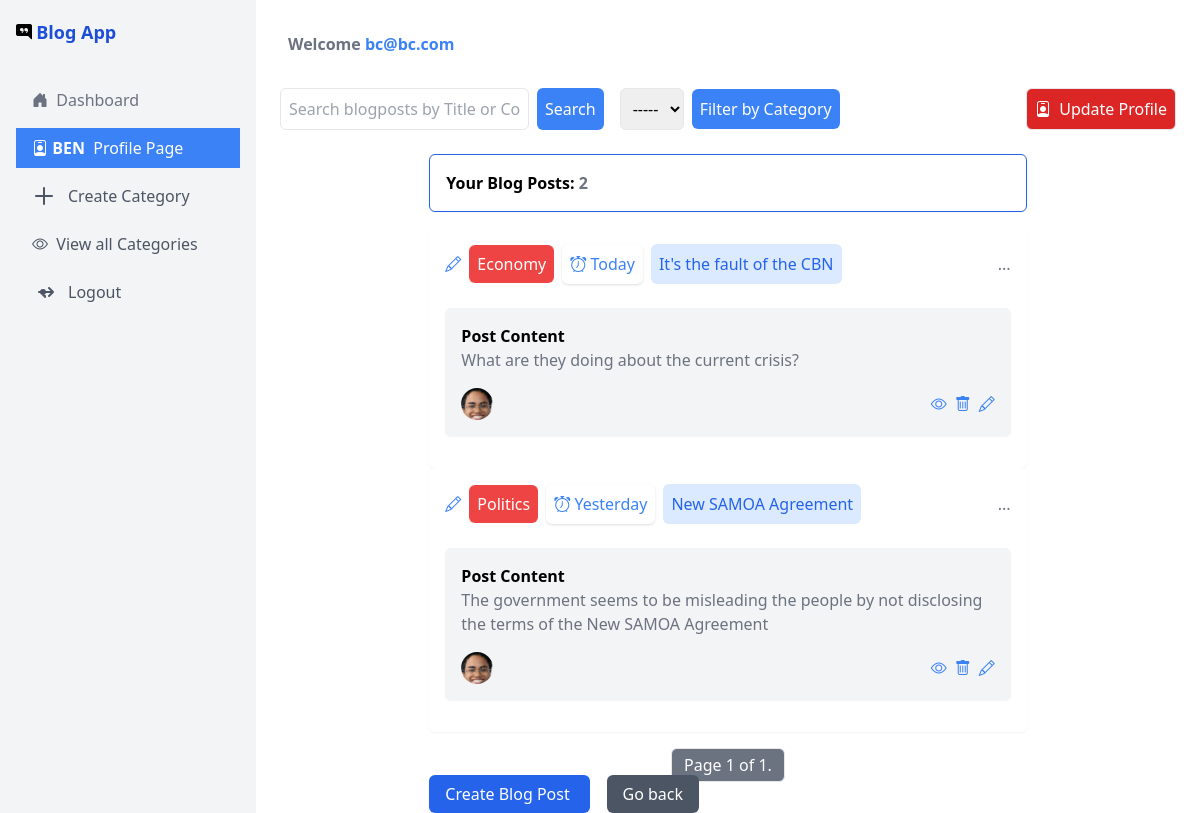
/user-profile/ (signed in), run on the app's committed database.
### accounts/models.py (models this page shows)
class CustomUser(AbstractUser):
    username = None
    email = models.EmailField(db_index=True, unique=True, validators=[validate_email])
    profile_pix = models.ImageField(upload_to='profile_pix/', default='profile_pix/sample.png')
    objects = UserManager()
    USERNAME_FIELD = 'email'
    REQUIRED_FIELDS = []
    EMAIL_FIELD = 'email'
    class Meta:
        ordering = ['-date_joined']
    def __str__(self):
        return self.email

### blog/models.py (models this page shows, shortened)
class BlogPost(models.Model):
    title = models.CharField(max_length=255)
    content = models.TextField()
    category = models.ForeignKey(Category, on_delete=models.SET_NULL, null=True, blank=True)
    author = models.ForeignKey(settings.AUTH_USER_MODEL, on_delete=models.CASCADE)
    created_at = models.DateTimeField(auto_now_add=True)
    modified_at = models.DateTimeField(auto_now=True)
    class Meta:
        ordering = ['-created_at']

class Category(models.Model):
    name = models.CharField(max_length=255, unique=True)
    description = models.TextField(blank=True, null=True)
    class Meta:
        ordering = ['name']

### accounts/views.py (the view)
# urls.py: path('user-profile/', views.ProfileView.as_view(), name='user-profile'),
class ProfileView(LoginRequiredMixin, ListView):
    template_name = 'accounts/user_profile.html'
    context_object_name = 'blogposts'
    paginate_by = 5
    def get_queryset(self, *args, **kwargs):
        uss = self.request.user
        return BlogPost.objects.filter(author=uss)

### accounts/templates/accounts/user_profile.html (shortened to what this page needs)
{% extends 'blog/base.html' %}
{% block content %}
{% load humanize %}
{% if user.is_authenticated %}
<div class="container mx-auto">
    <div class="flex space-x-2 justify-between">
        <div class="w-1/3">
            <div class="p-2 flex items-center text-gray-500 justify-between">
            <h1 class="font-bold">Welcome <span class="text-blue-500">{{ user.email }}</span> </h1>
            </div>
        </div>
    </div>
</div>
{% endif %}
<div class="container mx-auto m-6">
    <div class="flex space-x-2 justify-between">
            <form method="GET" action="{% url 'blogposts' %}" class="flex w-full">
                <input
                    type="text"
                    name="q"
                    class="bg-white flex-grow p-2 border rounded-md"
                    placeholder="Search blogposts by Title or Content"
                    value="{{ search_query }}">
                <button type="submit" class="ml-2 p-2 bg-blue-500 text-white rounded-md">Search</button>
            </form>
            <form action="{% url 'blogposts' %}" method="get" class="flex w-full items-center space-x-2">
                <select id="loadcategories" class="ml-2 p-2 border rounded-md" name="category" required>
                    <option value="">-----</option>
                </select>
                <input type="submit" class="ml-2 p-2 bg-blue-500 text-white rounded-md" value="Filter by Category">
            </form>
        <div class="w-full flex justify-end space-x-6">
            <a href="{% url 'profile-update' %}"class="p-2 rounded-md border bg-red-600 text-white flex items-center justify-center">
                <i class="bi bi-person-badge"> </i> &nbsp; Update Profile
            </a>
        </div>
    </div>
    <div class="flex justify-center mt-6">
        <div class="w-2/3">
            <div class="p-4 bg-white rounded-md border border-blue-600 shadow-sm mb-4">
                <h1 class="font-bold">Your Blog Posts: <span class="text-gray-500">{{ blogposts.count }}</span></h1>
            </div>
            {% for post in blogposts %}
            <div class="space-y-4">
                <div class="p-4 bg-white rounded-md shadow-sm">
                    <div class="flex justify-between items-center">
                        <div class="flex items-center space-x-2">
                            {% if post.category %}
                            <a href="{% url 'update-category' pk=post.category.id %}">
                                <button title='Update Category' class="text-blue-500"><i class="bi bi-pencil"></i></button>
                            </a>
                            <span class="text-white">
                                <a title="Click to filter for this category only" href="?category={{ post.category.name }}" class="p-2 bg-red-500 rounded-md">
                                    {{ post.category.name }}
                                </a>
                            </span>
                            {% else %}
                            <span class="text-white">
                                <a class="p-2 bg-red-500 rounded-md">
                                    No Category Selected
                                </a>
                            </span>
                            {% endif %}
                            <span class="text-blue-500">
                                <button class="p-2 shadow bg-white rounded-md"><i class="bi bi-alarm"></i> {{ post.created_at|naturalday|capfirst }}</button>
                            </span>
                            <span class="text-blue-600">
                                <button class="p-2 bg-blue-100 rounded-md">{{ post.title }}</button>
                            </span>
                        </div>
                        <button class="text-gray-500">...</button>
                    </div>
                    <br>
                    <div class="p-4 bg-gray-100 rounded-md shadow-sm mb-4">
                        <h2 class="font-bold">Post Content</h2>
                        <p class="text-gray-500">{{ post.content }}</p>
                        <div class="flex items-center justify-between mt-4">
                            {% if post.author.profile_pix %}
                            <div class="flex items-center space-x-2">
                                <img src="{{ post.author.profile_pix.url }}" title="Created by {{ post.author }}" class="w-8 h-8 rounded-full object-cover" alt="{{ post.author }}" />
                            </div>
                            {% endif %}
                            <div class="flex items-center space-x-2">
                                <a href="{% url 'blogpost-detail' pk=post.id %}">
                                    <button class="text-blue-500"><i class="bi bi-eye"></i></button>
                                </a>
                                {% if user.is_authenticated and user.id == post.author.id %}
                                <a href="{% url 'delete-blogpost' pk=post.id %}">
                                    <button class="text-blue-500"><i class="bi bi-trash"></i></button>
                                </a>
                                <a href="{% url 'update-blogpost' pk=post.id %}">
                                    <button class="text-blue-500"><i class="bi bi-pencil"></i></button>
                                </a>
                                {% endif %}
                            </div>
                        </div>
                    </div>
                </div>
            </div>
            {% endfor %}
            <div class="pagination mt-4 flex justify-center items-center space-x-2">
                <span class="px-3 py-1 border rounded-md text-white bg-gray-500">
                    Page {{ page_obj.number }} of {{ page_obj.paginator.num_pages }}.
                </span>
            </div>
            <a href="{% url 'create-blogpost' %}" class="btn btn-primary shadow-sm mt-2 px-4 py-2 bg-blue-600 text-white rounded-md cursor-pointer">
                Create Blog Post
            </a>
            <a class="btn btn-primary shadow-sm mt-2 px-4 py-2 bg-gray-600 text-white rounded-md cursor-pointer" onclick="history.go(-1)">Go back</a>
        </div>
    </div>
</div>
{% endblock %}

### blog/templates/blog/base.html (shortened to what this page needs)
<!DOCTYPE html>
<html lang="en">
<head>
<link rel="stylesheet" href="//code.jquery.com/ui/1.12.1/themes/base/jquery-ui.css">
{% load static %}
<script src="https://cdn.tailwindcss.com"></script>
</head>
{% block body%}
<body class="flex h-screen">
{% endblock %}
<div class="w-64 bg-gray-100 text-dark flex-shrink-0 hidden md:block">
    <div class="flex items-center h-16 bg-gray-100 px-4">
        <i class="bi bi-chat-right-quote-fill"></i>
        <h1 class="text-lg font-bold text-blue-700">
            <a href="{% url 'blogposts' %}">Blog App</a>
            </h1>
    </div>
    <nav class="flex flex-col p-4 space-y-2">
        <a href="{% url 'blogposts' %}" class="nav-link flex items-center px-4 py-2 text-gray-500 hover:bg-gray-700 hover:text-white">
            <i class="bi bi-house-door-fill"></i>&nbsp; Dashboard
        </a>
        {% if user.is_authenticated %}
        <a href="{% url 'user-profile' %}" class="nav-link flex items-center px-4 py-2 text-gray-600 hover:bg-gray-700 hover:text-white">
            <i class="bi bi-person-badge"> </i> &nbsp;
            <span class="font-bold">{{ user.first_name|upper }}</span> &nbsp; Profile Page
        </a>
        <a href="{% url 'create-category' %}" class="nav-link flex items-center px-4 py-2 text-gray-600 hover:bg-gray-700 hover:text-white">
            <svg class="w-6 h-6 mr-3" fill="none" stroke="currentColor" viewBox="0 0 24 24" xmlns="http://www.w3.org/2000/svg">
                <path stroke-linecap="round" stroke-linejoin="round" stroke-width="2" d="M12 4v16m8-8H4"></path>
            </svg>
            Create Category
        </a>
        <a href="{% url 'categories' %}" class="nav-link flex items-center px-4 py-2 text-gray-600 hover:bg-gray-700 hover:text-white">
            <i class="bi bi-eye"> </i> &nbsp; View all Categories
        </a>
        <a href="{% url 'logout' %}" class="nav-link flex items-center px-4 py-2 text-gray-600 hover:bg-gray-700 hover:text-white">
            <svg class="w-6 h-6 mr-3" fill="none" stroke="currentColor" viewBox="0 0 24 24" xmlns="http://www.w3.org/2000/svg">
                <path stroke-linecap="round" stroke-linejoin="round" stroke-width="2" d="M17 16l4-4m0 0l-4-4m4 4H7m6 4v1m0-1a2 2 0 110-4m0 4v1m0-5a2 2 0 10-4 0 2 2 0 004 0z"></path>
            </svg>
            Logout
        </a>
        {% endif %}
    </nav>
</div>
<div class="flex-1 p-6">
    {% block content %}
    {% endblock %}
</div>
<link rel="stylesheet" href="https://cdn.jsdelivr.net/npm/bootstrap-icons@1.5.0/font/bootstrap-icons.css">
</body>
</html>

### data on the page
CustomUser: first_name "BEN", email "bc@bc.com"
BlogPost: category.name "Economy", created_at "Today", title "It's the fault of the CBN", content "What are they doing about the current crisis?", author.profile_pix (picture)
BlogPost: category.name "Politics", created_at "Yesterday", title "New SAMOA Agreement", content "The government seems to be misleading the people by not disclosing the terms of the New SAMOA Agreement", author.profile_pix (picture)

### other printed values
{{ blogposts.count }} "2"
{{ page_obj.number }} "1"
{{ page_obj.paginator.num_pages }} "1"
